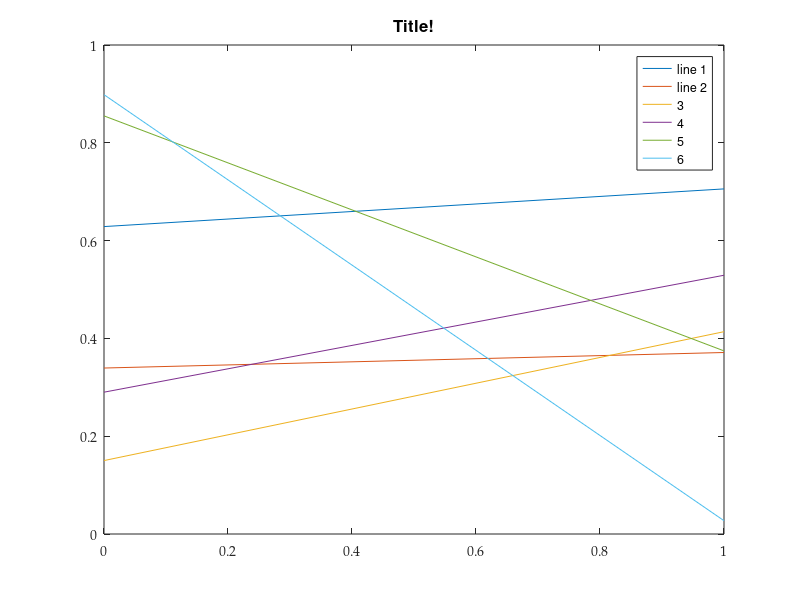

The MATLAB script that drew this image: (Note: this script raises an error after producing the figure.)
hfig = figure;
set(hfig,'units','centimeters','NumberTitle','off','Name','test07');
pos = get(hfig,'position');
set(hfig,'position',[pos(1:2),5,6]);

%%
plot([0,1],rand(6,2));
ylim([0,1]);

hleg=legend('line 1','line 2','3','4','5','6');
h6=findobj(hleg,'string','6');
set(h6,'userdata','matlabfrag:Line6');
set(gca,'fontname','palatino');
title('Title!','fontname','Helvetica','fontsize',12);

%%
matlabfrag('graphics/test07-painters');
matlabfrag('graphics/test07-opengl','renderer','opengl');